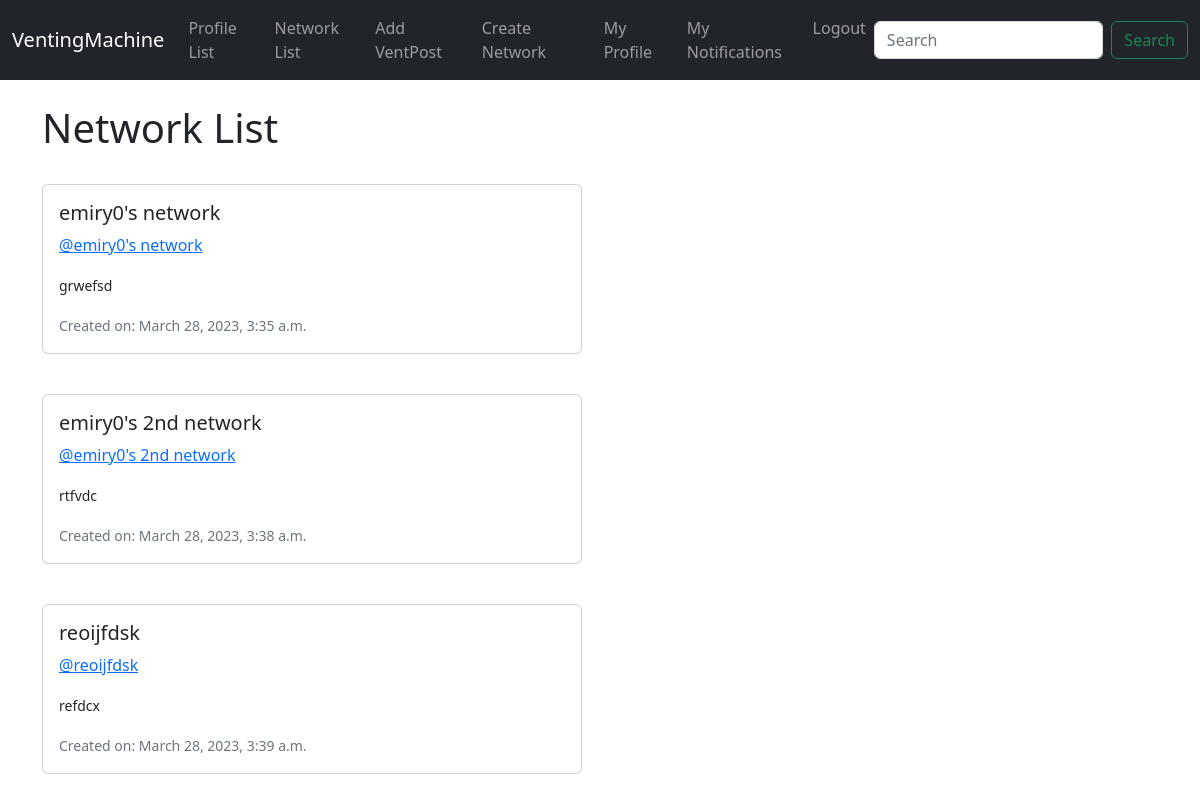
Before: /network_list/ (signed in) with the older database file.
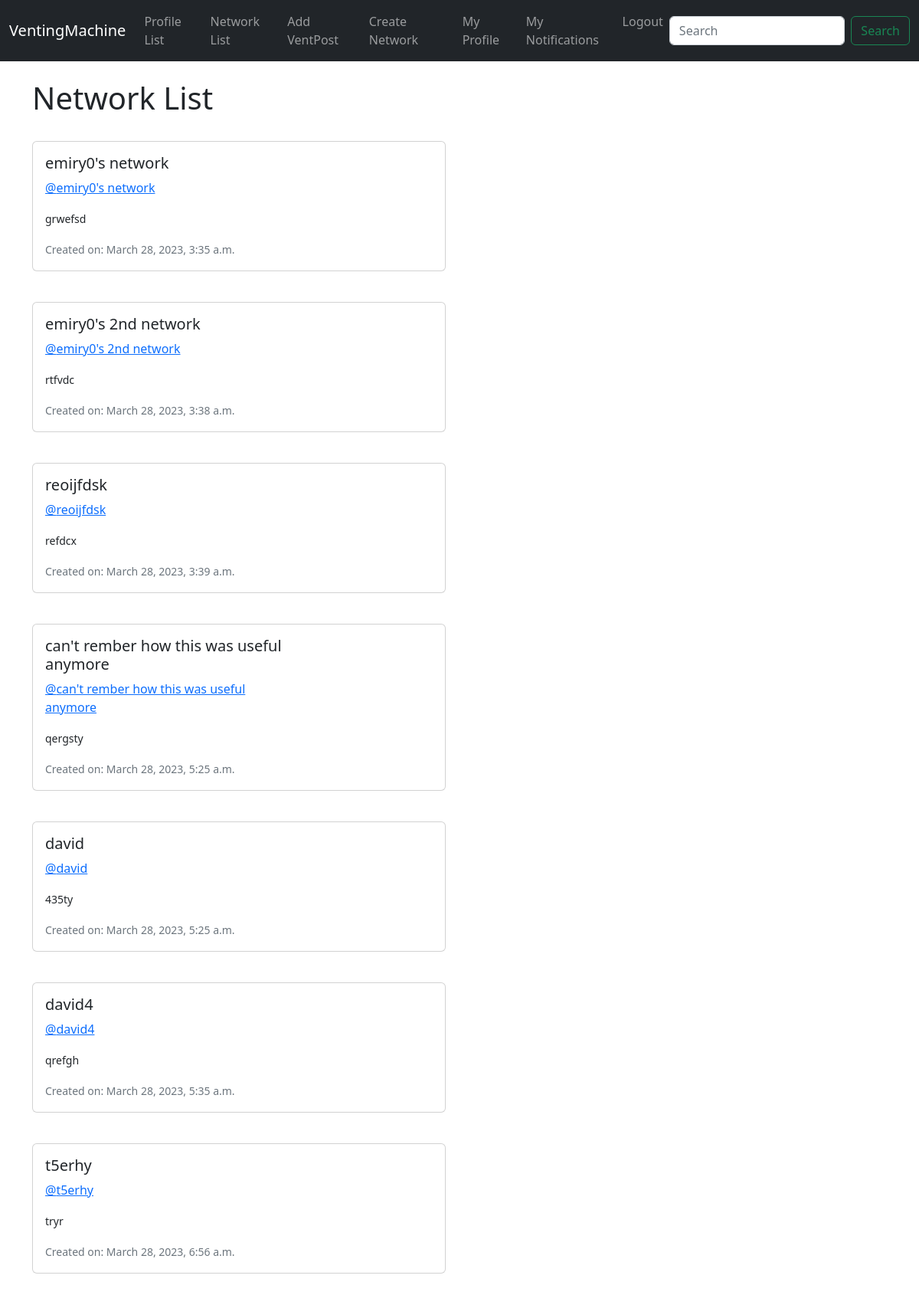
After: the same page with the newer database file.
### ventnet/models.py (models this page shows)
class Networks(models.Model):
	networkname = models.CharField(max_length=50, unique=True)
	desc = models.TextField(max_length=400)
	created_on = models.DateTimeField(auto_now_add=True)
	owner = models.CharField(max_length=50)
	class Meta:
		ordering = ['created_on']

### ventnet/views.py (the view)
# urls.py: path('network_list/', views.network_list, name='network_list'),
def network_list(request):
	if request.user.is_authenticated:
		networks = Networks.objects.all()
		print("the networks")
		print(networks)
		return render(request, 'network_list.html', {"networks":networks})
	else:
		messages.success(request, ("You Must Be Logged In To View This Page..."))
		return redirect('home')

### ventnet/templates/network_list.html
{% extends 'base.html' %}
{% load static %}
{% block content %}
	<h1>Network List</h1>
<br/>
{% if networks %}
	{% for network in networks %}
		<div class="card mb-3" style="max-width: 540px;">
  <div class="row g-0">
    <div class="col-md-8">
      <div class="card-body">
        <h5 class="card-title">{{ network.networkname }}</h5>
        <p class="card-text"><a href="{% url 'networkhighlight' network.id %}">@{{ network.networkname|lower }}</a></p>
        <p class="card-text"><small>{{ network.desc }}</small></p>
        <p class="card-text"><small class="text-muted">Created on: {{ network.created_on }}</small></p>
      </div>
    </div>
  </div>
</div>
<br/>
	{% endfor %}
{% endif %}
{% endblock %}

Changed rows visible on the page:
added Networks: networkname "can't rember how this was useful anymore", desc "qergsty", created_on "March 28, 2023, 5:25 a.m."
added Networks: networkname "david", desc "435ty", created_on "March 28, 2023, 5:25 a.m."
added Networks: networkname "david4", desc "qrefgh", created_on "March 28, 2023, 5:35 a.m."
added Networks: networkname "t5erhy", desc "tryr", created_on "March 28, 2023, 6:56 a.m."
